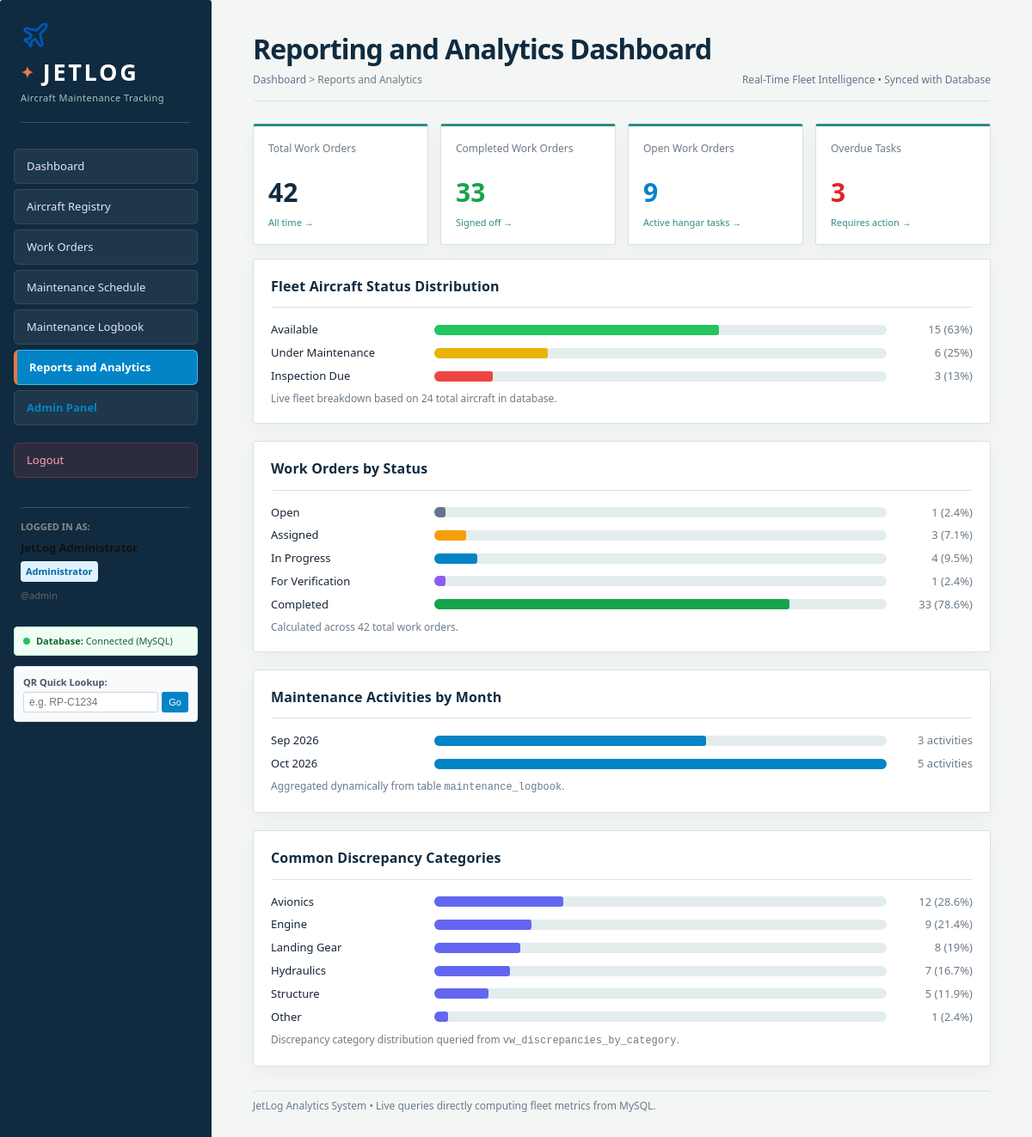
/reports.php (signed in), run on the app's committed database.
### tables this page shows
CREATE TABLE `discrepancy_categories` (
  `category_id` INT UNSIGNED NOT NULL AUTO_INCREMENT,
  `category_name` VARCHAR(50) NOT NULL UNIQUE,
  `description` VARCHAR(255) NULL,
  PRIMARY KEY (`category_id`)
);

### reports.php (the view, shortened to what this page needs)
<?php
$pdo = getDbConnection();
$kpiStmt = $pdo->query('
    SELECT
        (SELECT COUNT(*) FROM work_orders) AS total_wo,
        (SELECT COUNT(*) FROM work_orders WHERE status = "Completed") AS completed_wo,
        (SELECT COUNT(*) FROM work_orders WHERE status != "Completed" AND status != "Cancelled") AS open_wo,
        (SELECT COUNT(*) FROM maintenance_schedules WHERE status = "Overdue") AS overdue_tasks,
        (SELECT COUNT(*) FROM aircraft) AS total_aircraft
');
$kpi = $kpiStmt->fetch();
$totalAircraft = max(1, (int)$kpi['total_aircraft']);
$acDistStmt = $pdo->query('
    SELECT status, COUNT(*) AS cnt
    FROM aircraft
    GROUP BY status
    ORDER BY FIELD(status, "Available", "Under Maintenance", "Inspection Due")
');
$acDist = $acDistStmt->fetchAll();
$woStatusStmt = $pdo->query('SELECT * FROM vw_work_orders_by_status');
$woStatusData = $woStatusStmt->fetchAll();
$monthlyStmt = $pdo->query('SELECT * FROM vw_monthly_maintenance_activities');
$monthlyActivities = $monthlyStmt->fetchAll();
$maxMonthly = 1;
foreach ($monthlyActivities as $m) {
    if ((int)$m['activity_count'] > $maxMonthly) {
        $maxMonthly = (int)$m['activity_count'];
    }
}
$catStmt = $pdo->query('SELECT * FROM vw_discrepancies_by_category');
$catData = $catStmt->fetchAll();
?>
<!DOCTYPE html>
<html lang="en">
<head>
<link rel="stylesheet" href="styles.css">
</head>
<body>
<div class="layout">
  <?php include __DIR__ . '/navbar.php'; ?>
  <main class="main">
    <div class="page-header" style="display:flex; justify-content:space-between; align-items:flex-end;">
      <div>
        <h1>Reporting and Analytics Dashboard</h1>
        <div class="breadcrumb">
          <a href="dashboard.php" style="color:#64748b; text-decoration:none;">Dashboard</a> &gt; Reports and Analytics
        </div>
      </div>
      <div style="font-size:12px; color:#64748b;">
        Real-Time Fleet Intelligence &bull; Synced with Database
      </div>
    </div>
    <div class="card-grid">
      <a class="stat-card" href="work-orders.php">
        <div class="stat-label">Total Work Orders</div>
        <div class="stat-value"><?= (int)$kpi['total_wo'] ?></div>
        <div class="stat-hint">All time &rarr;</div>
      </a>
      <a class="stat-card" href="work-orders.php?status=Completed">
        <div class="stat-label">Completed Work Orders</div>
        <div class="stat-value" style="color:#16a34a;"><?= (int)$kpi['completed_wo'] ?></div>
        <div class="stat-hint">Signed off &rarr;</div>
      </a>
      <a class="stat-card" href="work-orders.php?status=Active">
        <div class="stat-label">Open Work Orders</div>
        <div class="stat-value" style="color:#0284c7;"><?= (int)$kpi['open_wo'] ?></div>
        <div class="stat-hint">Active hangar tasks &rarr;</div>
      </a>
      <a class="stat-card" href="schedule.php?status=Overdue">
        <div class="stat-label">Overdue Tasks</div>
        <div class="stat-value" style="color:#dc2626;"><?= (int)$kpi['overdue_tasks'] ?></div>
        <div class="stat-hint">Requires action &rarr;</div>
      </a>
    </div>
    <div class="panel">
      <h2>Fleet Aircraft Status Distribution</h2>
      <?php foreach ($acDist as $row): ?>
        <?php
          $cnt = (int)$row['cnt'];
          $pct = round(($cnt / $totalAircraft) * 100);
          $fillColor = match($row['status']) {
            'Available' => '#22c55e',
            'Under Maintenance' => '#eab308',
            'Inspection Due' => '#ef4444',
            default => '#64748b'
          };
        ?>
        <div class="bar-row">
          <div class="bar-label"><?= htmlspecialchars($row['status']) ?></div>
          <div class="bar-track"><div class="bar-fill" style="width: <?= $pct ?>%; background: <?= $fillColor ?>;"></div></div>
          <div class="bar-value"><?= $cnt ?> (<?= $pct ?>%)</div>
        </div>
      <?php endforeach; ?>
      <div class="panel-note">Live fleet breakdown based on <?= $totalAircraft ?> total aircraft in database.</div>
    </div>
    <div class="panel">
      <h2>Work Orders by Status</h2>
      <?php foreach ($woStatusData as $st): ?>
        <?php
          $pct = (float)$st['percentage'];
          $fillColor = match($st['status']) {
            'Completed' => '#16a34a',
            'In Progress' => '#0284c7',
            'For Verification' => '#8b5cf6',
            'Assigned' => '#f59e0b',
            default => '#64748b'
          };
        ?>
        <div class="bar-row">
          <div class="bar-label"><?= htmlspecialchars($st['status']) ?></div>
          <div class="bar-track"><div class="bar-fill" style="width: <?= max(2, $pct) ?>%; background: <?= $fillColor ?>;"></div></div>
          <div class="bar-value"><?= (int)$st['total_count'] ?> (<?= $pct ?>%)</div>
        </div>
      <?php endforeach; ?>
      <div class="panel-note">Calculated across <?= (int)$kpi['total_wo'] ?> total work orders.</div>
    </div>
    <div class="panel">
      <h2>Maintenance Activities by Month</h2>
      <?php if (!empty($monthlyActivities)): ?>
        <?php foreach ($monthlyActivities as $m): ?>
          <?php
            $cnt = (int)$m['activity_count'];
            $relPct = round(($cnt / $maxMonthly) * 100);
          ?>
          <div class="bar-row">
            <div class="bar-label"><?= htmlspecialchars($m['month_label']) ?></div>
            <div class="bar-track"><div class="bar-fill" style="width: <?= max(5, $relPct) ?>%; background: #0284c7;"></div></div>
            <div class="bar-value"><?= $cnt ?> activities</div>
          </div>
        <?php endforeach; ?>
      <?php else: ?>
        <p style="color:#64748b; font-size:13px;">No monthly activity data recorded yet.</p>
      <?php endif; ?>
      <div class="panel-note">Aggregated dynamically from table <code>maintenance_logbook</code>.</div>
    </div>
    <div class="panel">
      <h2>Common Discrepancy Categories</h2>
      <?php foreach ($catData as $cat): ?>
        <?php
          $cnt = (int)$cat['total_count'];
          $pct = (float)$cat['percentage'];
        ?>
        <div class="bar-row">
          <div class="bar-label"><?= htmlspecialchars($cat['category_name']) ?></div>
          <div class="bar-track"><div class="bar-fill" style="width: <?= max(3, $pct) ?>%; background: #6366f1;"></div></div>
          <div class="bar-value"><?= $cnt ?> (<?= $pct ?>%)</div>
        </div>
      <?php endforeach; ?>
      <div class="panel-note">Discrepancy category distribution queried from <code>vw_discrepancies_by_category</code>.</div>
    </div>
    <div class="footer-note">
      JetLog Analytics System &bull; Live queries directly computing fleet metrics from MySQL.
    </div>
  </main>
</div>
</body>
</html>

### styles.css (style rules this page uses)
* { box-sizing: border-box; }
body { margin: 0; font-family: Arial, Helvetica, sans-serif; font-size: 14px; line-height: 1.45; color: #222222; background-color: #f4f4f4; }
a { color: #222222; }
.layout { display: flex; min-height: 100vh; align-items: stretch; }
.main { flex: 1 1 auto; min-width: 0; padding: 18px 22px 30px 22px; }
.page-header { border-bottom: 2px solid #333333; padding-bottom: 8px; margin-bottom: 16px; }
.page-header h1 { margin: 0; font-size: 20px; letter-spacing: 0.5px; }
.breadcrumb { margin-top: 4px; font-size: 12px; color: #555555; }
.footer-note { margin-top: 28px; padding-top: 8px; border-top: 1px solid #cccccc; font-size: 12px; color: #666666; }
.panel { border: 1px solid #999999; background-color: #ffffff; padding: 12px; margin-bottom: 16px; }
.panel h2 { margin: 0 0 10px 0; padding-bottom: 6px; font-size: 15px; border-bottom: 1px solid #cccccc; }
.panel-note { margin-top: 8px; font-size: 12px; color: #666666; }
.card-grid { display: flex; flex-wrap: wrap; gap: 12px; margin-bottom: 16px; }
.stat-card { display: block; width: 172px; border: 1px solid #999999; background-color: #ffffff; color: #222222; padding: 12px; text-decoration: none; }
.stat-label { min-height: 34px; font-size: 12px; color: #555555; }
.stat-value { margin-top: 4px; font-size: 26px; font-weight: bold; }
.stat-hint { margin-top: 6px; font-size: 11px; color: #777777; }
.bar-row { display: flex; align-items: center; margin-bottom: 8px; }
.bar-label { width: 190px; flex: 0 0 190px; font-size: 13px; }
.bar-track { flex: 1 1 auto; height: 20px; border: 1px solid #999999; background-color: #ffffff; }
.bar-fill { height: 100%; background-color: #bbbbbb; border-right: 1px solid #666666; }
.bar-value { width: 100px; flex: 0 0 100px; text-align: right; font-size: 13px; color: #555555; }
:root { --ink: #172534; --muted: #6c7b88; --navy: #102b3f; --navy-deep: #0b1f2d; --sky: #e8f1f3; --line: #d8e0e2; --paper: #ffffff; --canvas: #f3f6f5; --orange: #e47b45; --orange-dark: #b65328; --teal: #2f8a86; }
* { border-radius: 3px; }
body { font-family: "Trebuchet MS", "Segoe UI", sans-serif; color: var(--ink); background: var(--canvas); }
a { color: var(--orange-dark); }
.layout { min-height: calc(100vh - 31px); }
.main { padding: 34px clamp(20px, 4vw, 58px) 48px; }
.page-header { margin-bottom: 26px; padding-bottom: 15px; border-bottom: 1px solid var(--line); }
.page-header h1 { color: var(--navy); font-size: clamp(24px, 3vw, 32px); letter-spacing: -.03em; }
.breadcrumb { color: var(--muted); font-size: 12px; }
.footer-note { color: var(--muted); border-top-color: var(--line); }
.panel { margin-bottom: 20px; padding: 20px; background: var(--paper); border: 1px solid var(--line); box-shadow: 0 8px 24px rgba(23,37,52,.04); }
.panel h2 { margin-bottom: 16px; padding-bottom: 12px; color: var(--navy); border-bottom-color: var(--line); font-size: 16px; letter-spacing: .01em; }
.panel-note { color: var(--muted); }
.card-grid { gap: 14px; }
.stat-card { position: relative; flex: 1 1 170px; width: auto; min-height: 130px; padding: 17px; background: var(--paper); border: 1px solid var(--line); border-top: 3px solid var(--teal); box-shadow: 0 8px 20px rgba(23,37,52,.04); }
.stat-label { color: var(--muted); }
.stat-value { color: var(--navy); font-size: 30px; }
.stat-hint { color: var(--teal); }
.bar-track { height: 12px; border: 0; background: #e4eded; border-radius: 8px; overflow: hidden; }
.bar-fill { background: var(--teal); border: 0; }
.bar-value { color: var(--muted); }

### data on the page
discrepancy_categories: category_name "Avionics", cnt "12", pct "28.6"
discrepancy_categories: category_name "Engine", cnt "9", pct "21.4"
discrepancy_categories: category_name "Landing Gear", cnt "8", pct "19"
discrepancy_categories: category_name "Hydraulics", cnt "7", pct "16.7"
discrepancy_categories: category_name "Structure", cnt "5", pct "11.9"
discrepancy_categories: category_name "Other", max(3, $pct) 3 (drawn), cnt "1", pct "2.4"

### other printed values
$currentUser['role'] "Administrator"
$currentUser['username'] "admin"
$kpi['total_wo'] "42"
$kpi['completed_wo'] "33"
$kpi['open_wo'] "9"
$kpi['overdue_tasks'] "3"
$row['status'] "Available"
$cnt "15"
$pct "63"
$row['status'] "Under Maintenance"
$cnt "6"
$pct "25"
$row['status'] "Inspection Due"
$cnt "3"
$pct "13"
